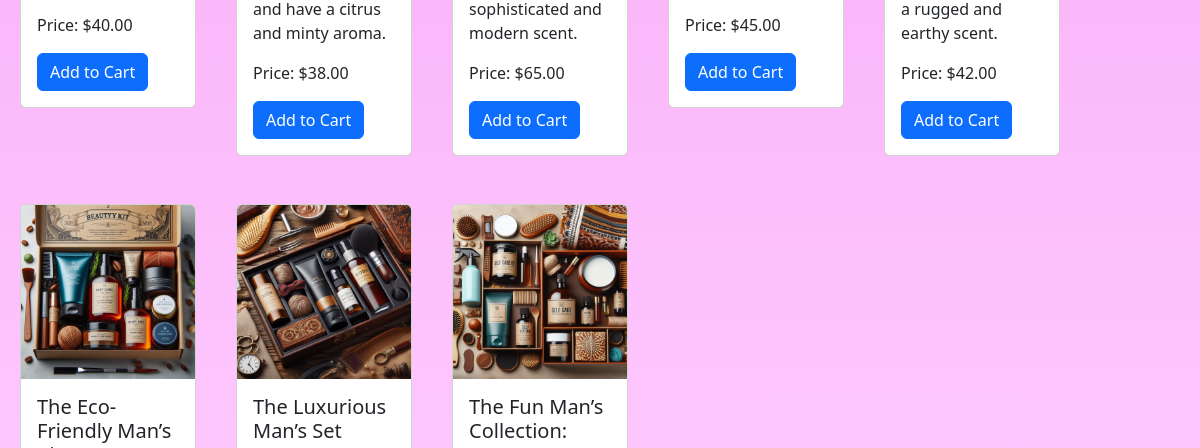
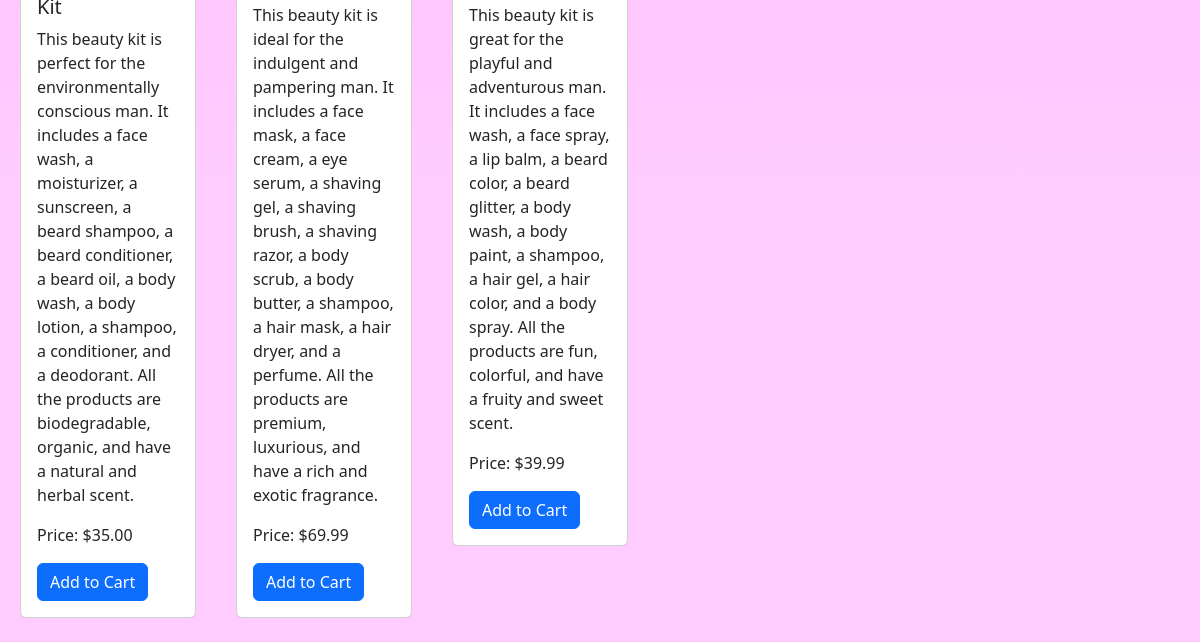
/products/products/ (lower part), run on an earlier commit of the app's database (2 pictures, top to bottom).
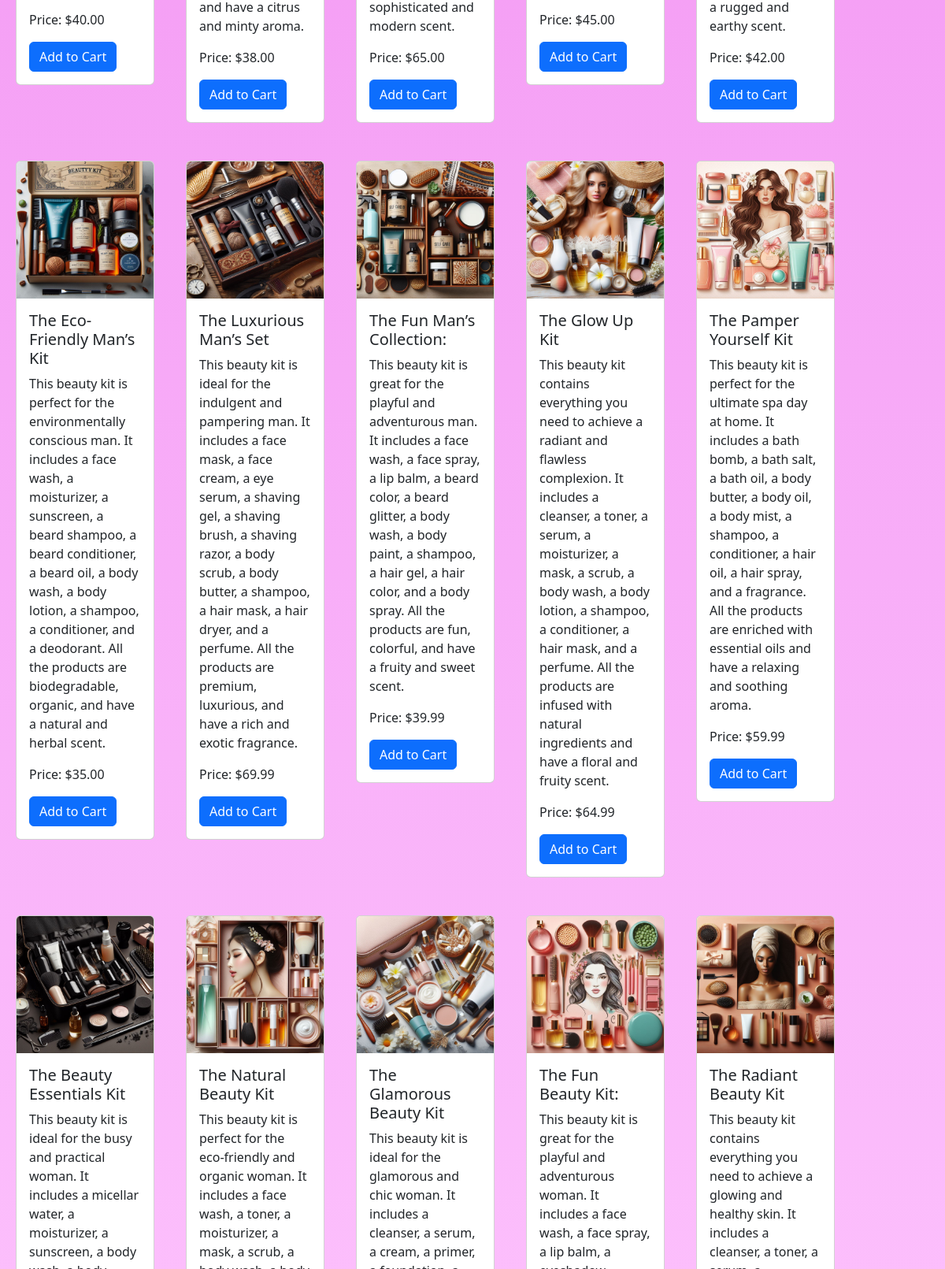
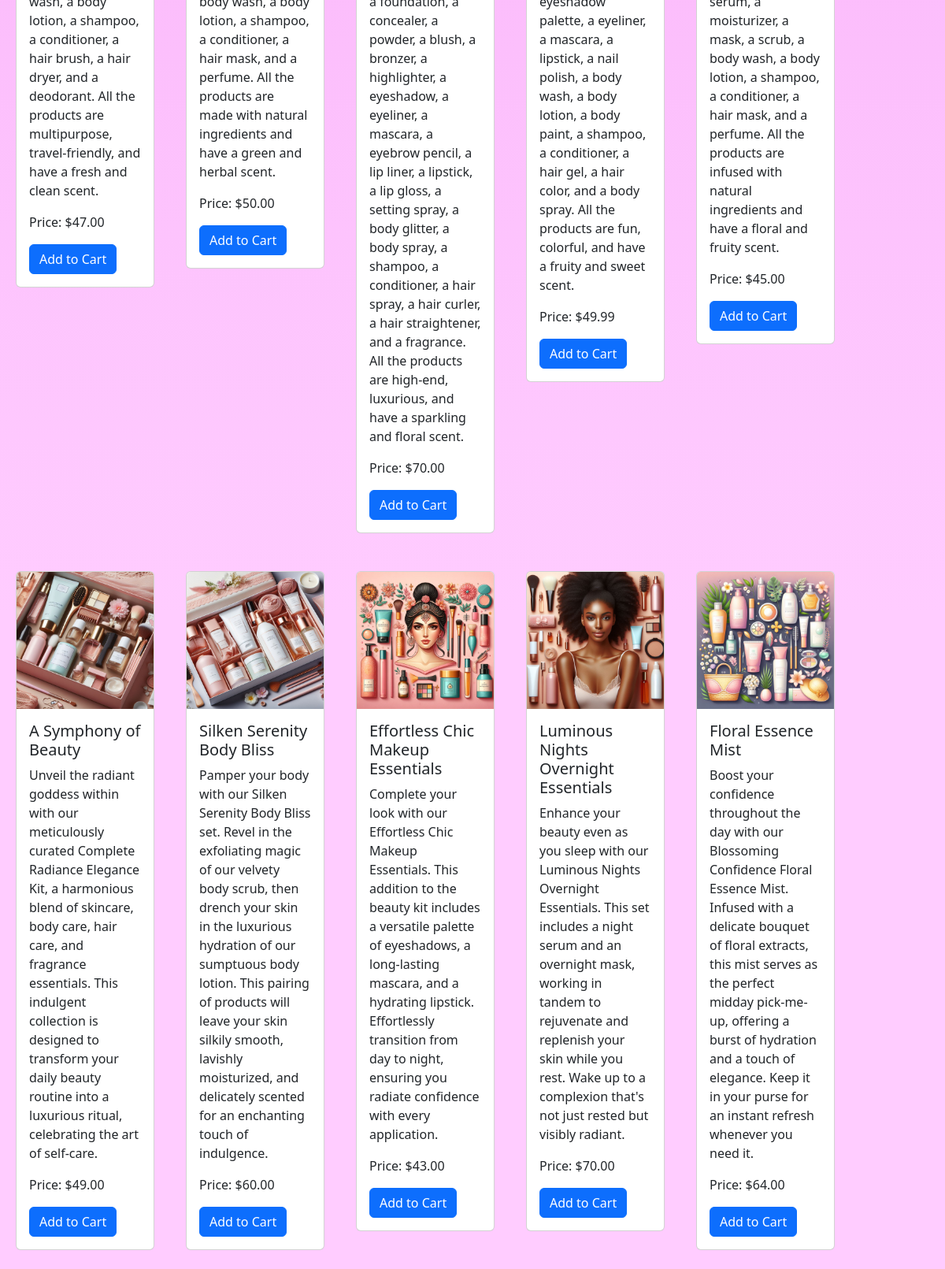
And on a later commit of the database (2 pictures, top to bottom).
### products/models.py (models this page shows)
class Product(models.Model):
    GENDER_CHOICES = (
        ('Male', 'Male'),
        ('Female', 'Female'),
        ('Unisex', 'Unisex'),
    )
    CATEGORY_CHOICES = (
        ('Haircare', 'Haircare'),
        ('Skincare', 'Skincare'),
        ('Bodycare', 'Bodycare'),
        ('Fragrance', 'Fragrance'),
        ('Beauty Boxes', 'Beauty Boxes'),
        ('Other', "Other"),
    )
    user = models.ForeignKey(User, on_delete=models.CASCADE, default=1)
    name = models.CharField(max_length=255)
    description = models.TextField()
    price = models.DecimalField(max_digits=10, decimal_places=2)
    image = models.ImageField(upload_to='product_images/')
    created_at = models.DateTimeField(auto_now_add=True)
    category = models.CharField(max_length=20, choices=CATEGORY_CHOICES, default='Other')
    gender = models.CharField(max_length=10, choices=GENDER_CHOICES, default="Unisex")

### products/views.py (the view)
# urls.py: path('products/', product_list, name='product_list'),
def product_list(request):
    products = Product.objects.all()
    return render(request, 'products/product_list.html', {'products': products})

### products/templates/products/product_list.html (shortened to what this page needs)
{% extends 'base.html' %}
{% block content %}
<div class="row">
    {% for product in products %}
        <div class="col-md-2 mt-4 my-2 mx-2 mb-4">
            <div class="card">
                <img src="{{ product.image.url }}" class="card-img-top" alt="{{ product.name }}">
                <div class="card-body">
                    <h5 class="card-title">{{ product.name }}</h5>
                    <p class="card-text">{{ product.description }}</p>
                    <p class="card-text">Price: ${{ product.price }}</p>
                    <form id="add-to-cart-form" method="post" action="{% url 'add_to_cart' product.id %}" data-product-id="{{ product.id }}">
                        <button type="submit" class="btn btn-primary">Add to Cart</button>
                    </form>
                </div>
            </div>
        </div>
    {% endfor %}
</div>
{% endblock %}

What changed in the data, as far as the page shows it:
added Product: image (picture), name "The Glow Up Kit", description "This beauty kit contains everything you need to achieve a radiant and flawless complexion. It includes a cleanser, a toner, a serum, a moisturizer, a mask, a scrub, a body wash, a body lotion, a shampoo, a conditioner, a hair mask, and a perfume. All the products are infused with natural ingredients and have a floral and fruity scent.", price "64.99"
added Product: image (picture), name "The Pamper Yourself Kit", description "This beauty kit is perfect for the ultimate spa day at home. It includes a bath bomb, a bath salt, a bath oil, a body butter, a body oil, a body mist, a shampoo, a conditioner, a hair oil, a hair spray, and a fragrance. All the products are enriched with essential oils and have a relaxing and soothing aroma.", price "59.99"
added Product: image (picture), name "The Beauty Essentials Kit", description "This beauty kit is ideal for the busy and practical woman. It includes a micellar water, a moisturizer, a sunscreen, a body wash, a body lotion, a shampoo, a conditioner, a hair brush, a hair dryer, and a deodorant. All the products are multipurpose, travel-friendly, and have a fresh and clean scent.", price "47.00"
added Product: image (picture), name "The Natural Beauty Kit", description "This beauty kit is perfect for the eco-friendly and organic woman. It includes a face wash, a toner, a moisturizer, a mask, a scrub, a body wash, a body lotion, a shampoo, a conditioner, a hair mask, and a perfume. All the products are made with natural ingredients and have a green and herbal scent.", price "50.00"
added Product: image (picture), name "The Glamorous Beauty Kit", description "This beauty kit is ideal for the glamorous and chic woman. It includes a cleanser, a serum, a cream, a primer, a foundation, a concealer, a powder, a blush, a bronzer, a highlighter, a eyeshadow, a eyeliner, a mascara, a eyebrow pencil, a lip liner, a lipstick, a lip gloss, a setting spray, a body glitter, a body spray, a shampoo, a conditioner, a hair spray, a hair curler, a hair straightener, and a fragrance. All the products are high-end, luxurious, and have a sparkling and floral scent.", price "70.00"
added Product: image (picture), name "The Fun Beauty Kit:", description "This beauty kit is great for the playful and adventurous woman. It includes a face wash, a face spray, a lip balm, a eyeshadow palette, a eyeliner, a mascara, a lipstick, a nail polish, a body wash, a body lotion, a body paint, a shampoo, a conditioner, a hair gel, a hair color, and a body spray. All the products are fun, colorful, and have a fruity and sweet scent.", price "49.99"
added Product: image (picture), name "The Radiant Beauty Kit", description "This beauty kit contains everything you need to achieve a glowing and healthy skin. It includes a cleanser, a toner, a serum, a moisturizer, a mask, a scrub, a body wash, a body lotion, a shampoo, a conditioner, a hair mask, and a perfume. All the products are infused with natural ingredients and have a floral and fruity scent.", price "45.00"
added Product: image (picture), name "A Symphony of Beauty", description "Unveil the radiant goddess within with our meticulously curated Complete Radiance Elegance Kit, a harmonious blend of skincare, body care, hair care, and fragrance essentials. This indulgent collection is designed to transform your daily beauty routine into a luxurious ritual, celebrating the art of self-care.", price "49.00"
added Product: image (picture), name "Silken Serenity Body Bliss", description "Pamper your body with our Silken Serenity Body Bliss set. Revel in the exfoliating magic of our velvety body scrub, then drench your skin in the luxurious hydration of our sumptuous body lotion. This pairing of products will leave your skin silkily smooth, lavishly moisturized, and delicately scented for an enchanting touch of indulgence.", price "60.00"
added Product: image (picture), name "Effortless Chic Makeup Essentials", description "Complete your look with our Effortless Chic Makeup Essentials. This addition to the beauty kit includes a versatile palette of eyeshadows, a long-lasting mascara, and a hydrating lipstick. Effortlessly transition from day to night, ensuring you radiate confidence with every application.", price "43.00"
added Product: image (picture), name "Luminous Nights Overnight Essentials", description "Enhance your beauty even as you sleep with our Luminous Nights Overnight Essentials. This set includes a night serum and an overnight mask, working in tandem to rejuvenate and replenish your skin while you rest. Wake up to a complexion that's not just rested but visibly radiant.", price "70.00"
added Product: image (picture), name "Floral Essence Mist", description "Boost your confidence throughout the day with our Blossoming Confidence Floral Essence Mist. Infused with a delicate bouquet of floral extracts, this mist serves as the perfect midday pick-me-up, offering a burst of hydration and a touch of elegance. Keep it in your purse for an instant refresh whenever you need it.", price "64.00"
